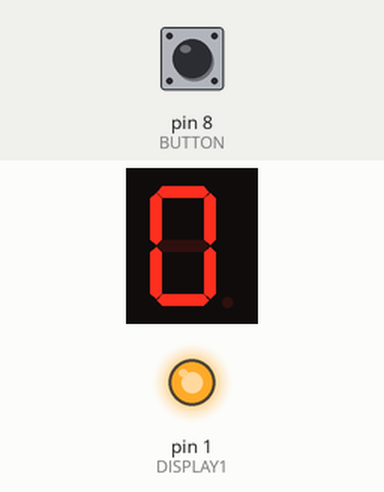
Simulated run of this sketch. Board: Teensy 3. Shown: 1-digit seven-segment display, output pins drawn as LEDs (lit = HIGH). Wiring (inferred from the names in the program): 1-digit 7-segment display, segments lit when LOW: segments A7, A6, pin 4, pin 3, pin 2, A8, A9, pin 5. Inputs (shaded band) come from the test bench; at power-on: pin 8 (BUTTON) LOW. The segment pins are drawn as the display they are named for; pins used as bus, display or sensor lines are not drawn.

Above: at 1.2 s.
1.3 s: pin 8 (BUTTON) pulled HIGH for 0.15 s
Timing chart, 0 to 4.3 s (numbered marks = the images above; inputs shaded):
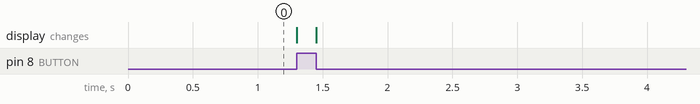

The sketch:

Binary_Counter.ino
```cpp
#include "IntervalTimer.h"

// Pin 13 has an LED connected on most Arduino boards.
// Pin 11 has the LED on Teensy 2.0
// Pin 6  has the LED on Teensy++ 2.0
// Pin 13 has the LED on Teensy 3.0
// give it a name:
int LED_A = 21;
int LED_B = 20;
int LED_C = 4;
int LED_D = 3;
int LED_E = 2;
int LED_F = 22;
int LED_G = 23;
int LED_DP = 5;
int BUTTON = 8;
int DISPLAY1 = 1;
int state = LOW;
int i = 0;
IntervalTimer myTimer;
// the setup routine runs once when you press reset:
void setup() {
  // initialize the digital pin as an output.
  pinMode(LED_A, OUTPUT);
  pinMode(LED_B, OUTPUT);
  pinMode(LED_C, OUTPUT);
  pinMode(LED_D, OUTPUT);
  pinMode(LED_E, OUTPUT);
  pinMode(LED_F, OUTPUT);
  pinMode(LED_G, OUTPUT);
  pinMode(LED_DP, OUTPUT);
  pinMode(BUTTON, INPUT);
  pinMode(DISPLAY1, OUTPUT);
  attachInterrupt(8, one_ISR, HIGH);
  resetter();
    zero();
digitalWrite(DISPLAY1, HIGH);
}

// the loop routine runs over and over again forever:
void loop() {

  for (int i =0; i < 100; i++){
    delay(100);
  }
}
void one_ISR(){
  state = digitalRead(BUTTON);
  if (state == HIGH){
    one();
  }
  else{
    zero();
  }
}

 void zero(){
 //ZERO - A,B,C,D,E,F
 digitalWrite(LED_A, LOW);
 digitalWrite(LED_B, LOW);
 digitalWrite(LED_C, LOW);
 digitalWrite(LED_D, LOW);
 digitalWrite(LED_E, LOW);
 digitalWrite(LED_F, LOW);
 }
 void one(){
 //ONE - B,C
 digitalWrite(LED_B, LOW);
 digitalWrite(LED_C, LOW);
 resetter();
 }

 void resetter(){
  //set all values off
 digitalWrite(LED_A, HIGH);
 digitalWrite(LED_B, HIGH);
 digitalWrite(LED_C, HIGH);
 digitalWrite(LED_D, HIGH);
 digitalWrite(LED_E, HIGH);
 digitalWrite(LED_F, HIGH);
 digitalWrite(LED_G, HIGH);
 digitalWrite(LED_DP, HIGH);
}
```
